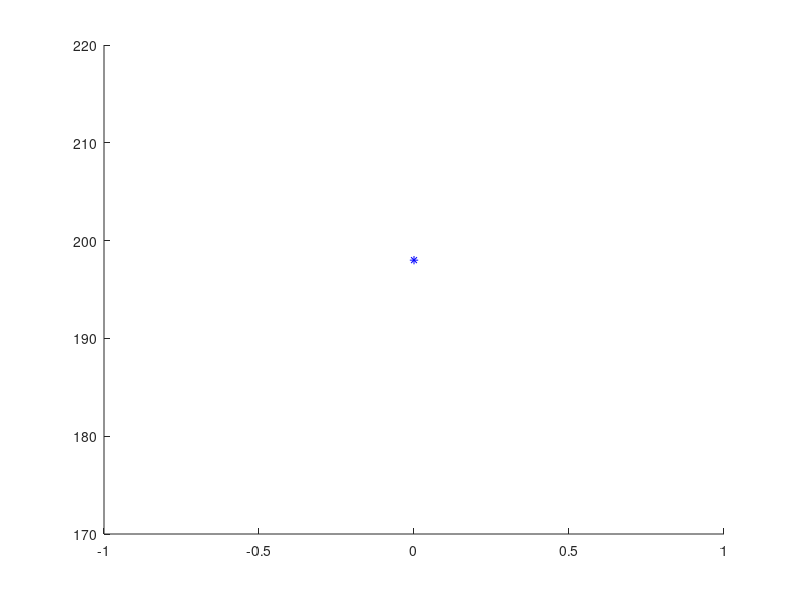

This chart was generated by the following MATLAB code: (Note: this script raises an error after producing the figure.)
function [] = measure_simul_rank(varargin)
    tic 
    filepath = fileparts(mfilename('fullpath'));
    addpath(genpath([filepath, '/../utils']));
    % addpath([filepath, '/util.m']);
    
    rng(24);
    
    %% period boundary
    ip = inputParser;
    ip.addParameter('cir', 10);
    ip.addParameter('wid', 10);
    ip.addParameter('plotting', 1);
    ip.addParameter('boundary', 'open');
    ip.addParameter('T', 30);
    ip.addParameter('verbose', false);

    ip.parse(varargin{:});
    pars = ip.Results;
    
    cir = pars.cir;
    wid = pars.wid;
    plotting = pars.plotting;
    boundary = pars.boundary;
    
    %%
    Ns = cir*wid*2;
    
    tableau = zeros(Ns+1, Ns*2);
    stab_size = 0; % stablizer size
    
    T = pars.T;
    
    if plotting
        figure
        hold on
        plot(0, Ns - 2*strcmp(boundary, 'open') - stab_size, '*', 'Color', 'b');
        pause(0.01);        
    end
    
    for step = 1:T
        for idx = 1:cir*wid
            [y, x] = homod(idx, wid);
            [tableau, stab_size, bond] = measure_rank(x, y, tableau, stab_size, pars);
            % [tableau, stab_size, bond] = measure_destab(x, y, tableau, stab_size, pars);
            dbstop = 1;
        end

        % Printing
        if pars.verbose
            fprintf('step=%d, r=%d\n', step, stab_size)
            Util.render_table(tableau, stab_size, cir, wid);
            if ~Util.pair_commute(tableau, stab_size, cir, wid)
                error('not commute')
            end
        end
        disp(' ')

        % Plotting
        if plotting
            plot(step, Ns - 2*strcmp(boundary, 'open') - stab_size, '*', 'Color', 'b');
            pause(0.01);
        end
    end
    
    disp(['r=', num2str(stab_size), ' total spin:', num2str(Ns - 2*strcmp(boundary, 'open'))])

end


function [tab, stab_size, bond] = measure_rank(x, y, tab, stab_size, pars)
    cir = pars.cir;
    wid = pars.wid;
    Ns = cir*wid*2;

    [row, bond] = generate_bond(x, y, pars);

    if isempty(bond)
        return
    end
    
    % Find the first anti-commuting row
    phase = 0;
    idx = 1;
    while idx <= stab_size
        phase = Util.symplectic_inner_product(row, tab(idx, :), Ns);
        if phase  == 1
            break
        end
        idx = idx + 1;
    end
    
    if phase == 1
        % Swap it with the new Pauli
        row_discard = tab(idx, :);
        tab(idx, :) = row;
        idx = idx + 1;
        % Modify the rest anti-commuting rows
        while idx <= stab_size
           phase = Util.symplectic_inner_product(row, tab(idx, :), Ns);
           if phase == 1
               tab(idx, :) = Util.pauli_product(row_discard, tab(idx, :));
           end
           idx = idx + 1;
        end
    else
        % New stablizer is added if row is independent from existing ones
        tab(stab_size+1, :) = row;
        tab_galois = gf(tab(1: stab_size+1, :), 1, 2);
        if rank(tab_galois) == stab_size + 1
            stab_size = stab_size + 1;
        end
    end
end
